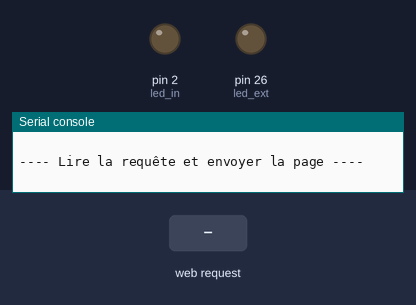
A program run on a simulated MicroPython board. Parts: output pins drawn as LEDs (lit = HIGH), the last lines printed to the serial console. The test bench sets the inputs (shaded band). WiFi joins after 1.5 s.

Above: at 2.7 s.
2.8 s: HTTP request GET /?led=on received
At 3.3 s:
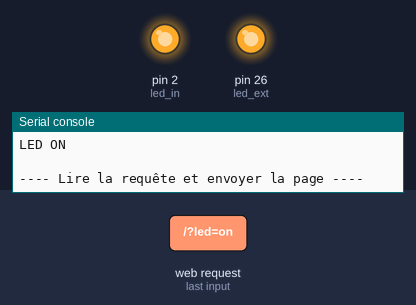
4.3 s: HTTP request GET /?led=off received
At 5.7 s:
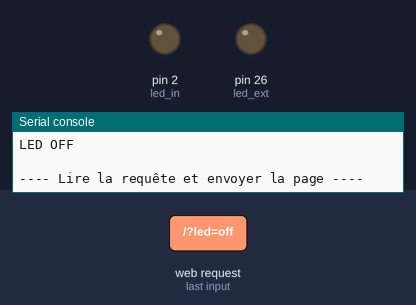
Timing chart, 0 to 7.3 s (numbered marks = the images above; inputs shaded):
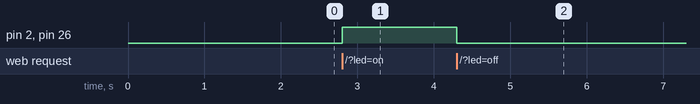

Measured:
- after the input at 2.8 s, pin 2 (led_in), pin 26 (led_ext): LOW → HIGH at once
- after the input at 4.3 s, pin 2 (led_in), pin 26 (led_ext): HIGH → LOW at once

The program:

main.py
```python
#-------------------------------------------------------
# Annexe 2 : commander une LED à partir d'une page web
#-------------------------------------------------------


"""
AuteurDate :
Rôle :
    - Connexion à une borne Wifi (partage de connexion sur téléphone)
    - Afficher dans la console les paramètres réseau : adresse IP de la carte
    - Serveur web : afficher une page sur le client (téléphone ou tablette)
    - Commander une LED à l'aide de la page web
    - Afficher l'état de la LED dans la page web.

Version 1 :
"""


try:
  import usocket as socket
except:
  import socket

from machine import Pin
import network

import esp
esp.osdebug(None)

import gc
gc.collect()

"""
ssid = 'REPLACE_WITH_YOUR_SSID'
password = 'REPLACE_WITH_YOUR_PASSWORD'
"""
ssid = 'à_modifier'
password = 'a_modifier'

station = network.WLAN(network.STA_IF)

station.active(True)
station.connect(ssid, password)

while station.isconnected() == False:
  pass

print('Connection successful')
print(station.ifconfig())

led_in = Pin(2, Pin.OUT)
led_ext = Pin(26, Pin.OUT)


def web_page():
  if led_in.value() == 1:
    gpio_state="ON"
  else:
    gpio_state="OFF"

  html = """<html><head> <title>ESP Web Server</title> <meta name="viewport" content="width=device-width, initial-scale=1">
  <link rel="icon" href="data:,"> <style>html{font-family: Helvetica; display:inline-block; margin: 0px auto; text-align: center;}
  h1{color: #0F3376; padding: 2vh;}p{font-size: 1.5rem;}.button{display: inline-block; background-color: #e7bd3b; border: none;
  border-radius: 4px; color: white; padding: 16px 40px; text-decoration: none; font-size: 30px; margin: 2px; cursor: pointer;}
  .button2{background-color: #4286f4;}</style></head><body> <h1>ESP Web Server</h1>
  <p>GPIO state: <strong>""" + gpio_state + """</strong></p><p><a href="/?led=on"><button class="button">ON</button></a></p>
  <p><a href="/?led=off"><button class="button button2">OFF</button></a></p></body></html>"""
  return html

s = socket.socket(socket.AF_INET, socket.SOCK_STREAM)
s.bind(('', 80))
s.listen(5)

while True:
    print("\n---- Lire la requête et envoyer la page ----")
    conn, addr = s.accept()
    print('Got a connection from %s' % str(addr))
    request = conn.recv(1024)
    request = str(request)
    print('Content = %s' % request)
    led_on = request.find('/?led=on')
    led_off = request.find('/?led=off')
    if led_on == 6:
        print('LED ON')
        led_in.value(1)
        led_ext.value(1)
    if led_off == 6:
        print('LED OFF')
        led_in.value(0)
        led_ext.value(0)
    response = web_page()
    conn.send('HTTP/1.1 200 OK\n')
    conn.send('Content-Type: text/html\n')
    conn.send('Connection: close\n\n')
    conn.sendall(response)
    conn.close()
```
